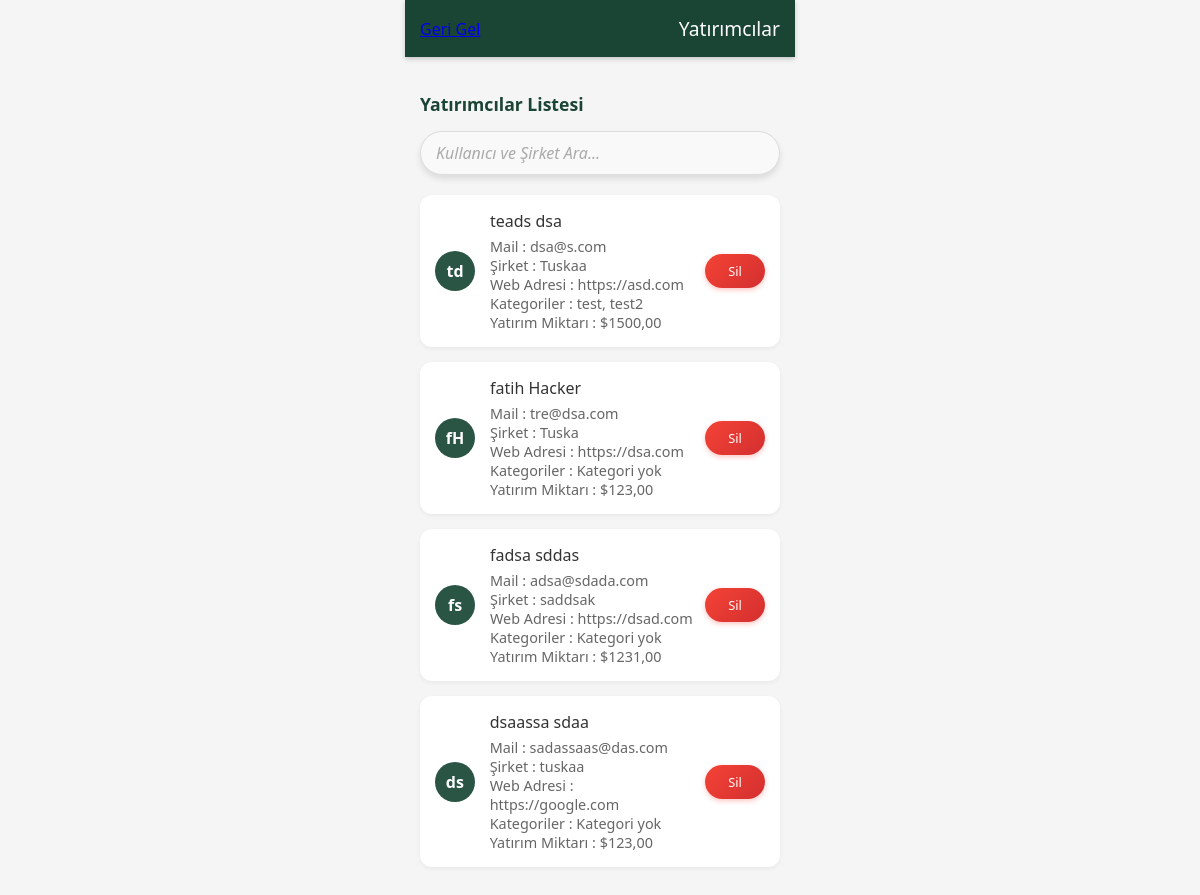
The page /liste/yatirimcilar/ on the database its author committed.
### teknopark_app/models.py (models this page shows, shortened)
class CustomUser(AbstractBaseUser, PermissionsMixin):
    email = models.EmailField(unique=True)
    first_name = models.CharField(max_length=50, blank=True)
    last_name = models.CharField(max_length=50, blank=True)
    uygunluk = models.BooleanField(default=True)
    sirket = models.CharField(max_length=120, null=True, blank=True)
    sirket_bilgileri = models.TextField(null=True, blank=True, max_length=500)
    web_adresi = models.URLField(blank=True, null=True)
    iletisim_emaili = models.EmailField(blank=True, null=True)
    sirket_logosu = models.ImageField(upload_to=upload_to_logo, blank=True, null=True)
    categories = models.ManyToManyField('Category', blank=True, related_name='users')
    ROLE_CHOICES = (
        ('investor', 'Yatırımcı'),
        ('entrepreneur', 'Girişimci'),
        ('teknopark', 'Teknopark'),
    )
    role = models.CharField(max_length=20, choices=ROLE_CHOICES)
    yatirim_miktari = models.DecimalField(
        max_digits=12,
        decimal_places=2,
        null=True,
        blank=True,
        validators=[MinValueValidator(Decimal('0.0'))],
        help_text="Yatırımcı isen, yatırım yapmayı düşündüğün miktar ($)"
    )
    talep_edilen_yatirim = models.DecimalField(
        max_digits=12,
        decimal_places=2,
        null=True,
        blank=True,
        validators=[MinValueValidator(Decimal('0.0'))],
        help_text="Girişimci isen, talep ettiğin yatırım miktarı ($)"
    )
    THS_CHOICES = [(str(i), f"THS-{i} seviyesi") for i in range(1, 10)]
    ths = models.CharField(max_length=2, choices=THS_CHOICES, null=True, blank=True)
    is_staff = models.BooleanField(default=False)
    is_active = models.BooleanField(default=True)
    objects = CustomUserManager()
    USERNAME_FIELD = 'email'
    REQUIRED_FIELDS = []

class Category(models.Model):
    name = models.CharField(max_length=100)

### teknopark_app/views.py (the view)
# urls.py: path('liste/yatirimcilar/', views.yatirimci_listesi, name='yatirimci_listesi'),
def yatirimci_listesi(request):
    yatirimcilar = CustomUser.objects.filter(role='investor')
    return render(request, 'kullanicilar/yatirimcilar.html', {'kullanicilar': yatirimcilar})

### teknopark_app/templates/kullanicilar/yatirimcilar.html (shortened to what this page needs)
<!DOCTYPE html>
<html lang="tr">
<head>
</head>
<body>
    <div class="header">
        <a href="/dashboard/">Geri Gel</a>
        <h2>Yatırımcılar</h2>
    </div>
    <div class="container">
        <h3 class="list-title">Yatırımcılar Listesi</h3>
<div>
    <input type="text" id="searchInput" placeholder="Kullanıcı ve Şirket Ara..." onkeyup="searchFunction()" />
</div>
<ul class="entrepreneurs-list" id="entrepreneursList">
            {% for kullanici in kullanicilar %}
        <li class="entrepreneur-card" data-name="{{ kullanici.first_name }} {{ kullanici.last_name }}" data-company="{{ kullanici.sirket }}">
                    <div class="entrepreneur-avatar">
                        {{ kullanici.first_name|first }}{{ kullanici.last_name|first }}
                    </div>
                    <div class="entrepreneur-info">
                        <div class="entrepreneur-name">{{ kullanici.first_name }} {{ kullanici.last_name }}</div>
                        <div class="entrepreneur-email">Mail : {{ kullanici.email }}</div>
                        <div class="entrepreneur-email">Şirket : {{ kullanici.sirket }}</div>
                        <div class="entrepreneur-email">Web Adresi : {{ kullanici.web_adresi }}</div>
                        <div class="entrepreneur-email">Kategoriler :{% for kategori in kullanici.categories.all %}
                            {{ kategori.name }}{% if not forloop.last %}, {% endif %}
                        {% empty %}
                            Kategori yok
                        {% endfor %}</div>
                    {% if kullanici.role == 'investor' and kullanici.yatirim_miktari %}
                        <div class="entrepreneur-email">Yatırım Miktarı : ${{ kullanici.yatirim_miktari }}</div>
                    {% endif %}
                    </div>
                            <form action="{% url 'delete_investor' kullanici.id %}" method="post" style="display:inline;">
            <button type="submit" style="background: linear-gradient(135deg, var(--danger), #d32f2f);
            color: white;
            border: none;
            padding: 8px 12px;
            border-radius: 20px;
            cursor: pointer;
            font-size: 0.8rem;
            font-weight: 500;
            transition: all 0.3s ease;
            display: flex;
            align-items: center;
            gap: 5px;
            min-width: 60px;
            justify-content: center;
            box-shadow: 0 2px 5px rgba(244, 67, 54, 0.3);
            top: 15px;
            right: 15px;">Sil</button>
        </form>
                </li>
            {% empty %}
                <li class="no-entrepreneurs">
                    <div class="empty-icon">😢</div>
                    <p>Henüz girişimci yok</p>
                </li>
            {% endfor %}
        </ul>
    </div>
</body>
</html>

### teknopark_app/templates/kullanicilar/yatirimcilar.html (style rules this page uses)
:root { --primary-color: #1a4434; --primary-light: #2a5544; --text-light: #ffffff; --text-dark: #333333; --accent: #ffb74d; --success: #4caf50; --danger: #f44336; --background: #f5f5f5; --card-bg: #ffffff; }
* { margin: 0; padding: 0; box-sizing: border-box; font-family: 'Segoe UI', Tahoma, Geneva, Verdana, sans-serif; }
body { background-color: var(--background); width: 390px; margin: 0 auto; color: var(--text-dark); padding-bottom: 70px; }
.header { background-color: var(--primary-color); color: var(--text-light); padding: 15px; display: flex; justify-content: space-between; align-items: center; box-shadow: 0 2px 5px rgba(0,0,0,0.2); position: relative; }
.header h2 { font-size: 1.2rem; font-weight: 500; }
.container { padding: 15px; }
.list-title { margin: 20px 0 15px; font-size: 1.1rem; font-weight: 600; color: var(--primary-color); }
.entrepreneurs-list { list-style-type: none; }
.entrepreneur-card { background-color: var(--card-bg); border-radius: 12px; padding: 15px; margin-bottom: 15px; box-shadow: 0 2px 5px rgba(0,0,0,0.05); display: flex; align-items: center; }
.entrepreneur-avatar { width: 40px; height: 40px; border-radius: 50%; background-color: var(--primary-light); display: flex; align-items: center; justify-content: center; color: white; font-weight: bold; margin-right: 15px; }
.entrepreneur-info { flex-grow: 1; }
.entrepreneur-name { font-weight: 500; margin-bottom: 5px; }
.entrepreneur-email { font-size: 0.9rem; color: #666; }
#searchInput { width: 100%; max-width: 400px; padding: 10px 15px; font-size: 16px; border-radius: 25px; border: 1px solid #ddd; outline: none; transition: all 0.3s ease; margin-bottom: 20px; background-color: #f9f9f9; box-shadow: 0 4px 6px rgba(0, 0, 0, 0.1); color: #333; }
#searchInput::placeholder { color: #aaa; font-style: italic; }
#searchInput { border: 1px solid #ddd; padding: 10px 15px; border-radius: 50px; font-size: 16px; outline: none; }

### rows shown on the page
CustomUser: first_name|first "t", last_name|first "d", first_name "teads", last_name "dsa", email "dsa@s.com", sirket "Tuskaa", web_adresi "https://asd.com", yatirim_miktari "1500,00"
Category: name "test"
Category: name "test2"
CustomUser: first_name|first "f", last_name|first "H", first_name "fatih", last_name "Hacker", email "tre@dsa.com", sirket "Tuska", web_adresi "https://dsa.com", yatirim_miktari "123,00"
CustomUser: first_name|first "f", last_name|first "s", first_name "fadsa", last_name "sddas", email "adsa@sdada.com", sirket "saddsak", web_adresi "https://dsad.com", yatirim_miktari "1231,00"
CustomUser: first_name|first "d", last_name|first "s", first_name "dsaassa", last_name "sdaa", email "sadassaas@das.com", sirket "tuskaa", web_adresi "https://google.com", yatirim_miktari "123,00"
